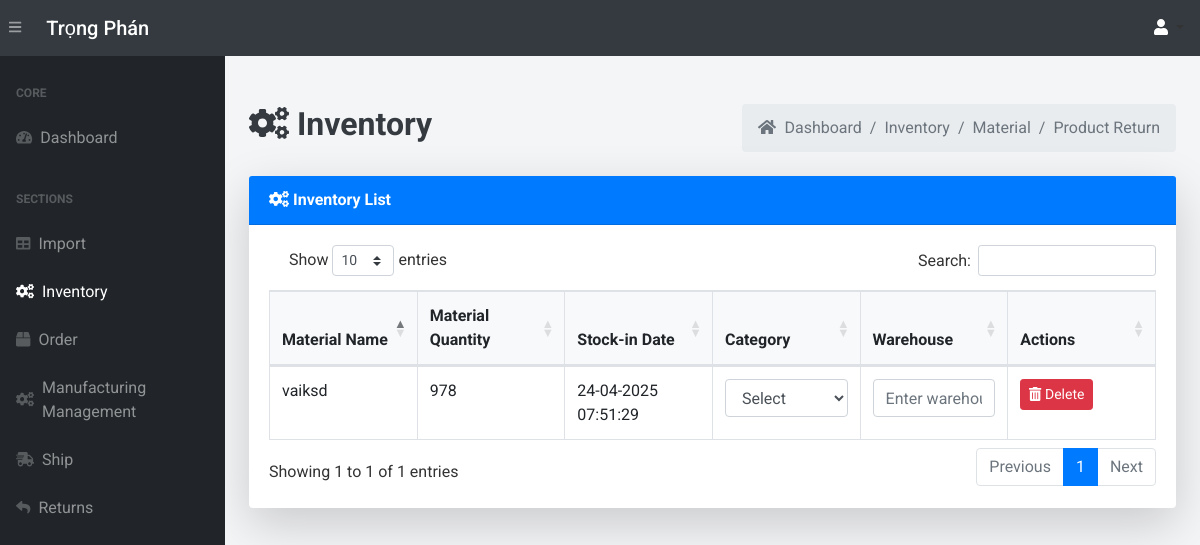
The page /inventory/ (signed in) on the database as committed earlier.
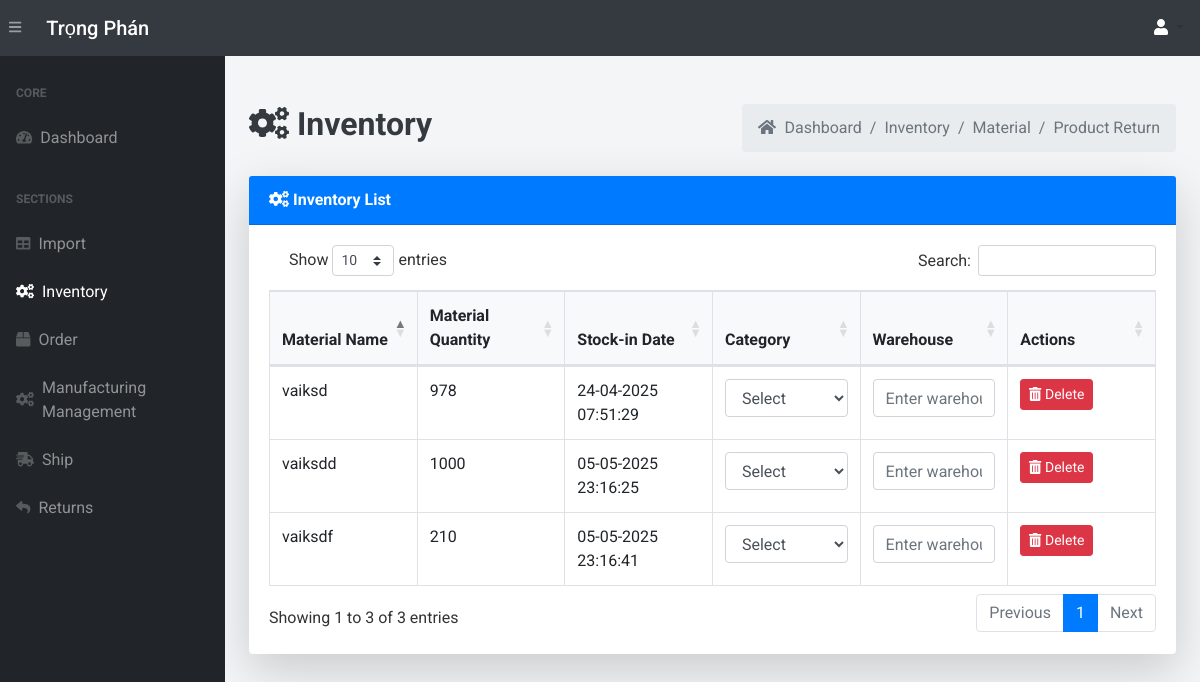
The same page on the database as committed later.
### app.py (models this page shows, shortened)
class Inventory(db.Model):
    __tablename__ = 'inventory'
    stockTran_id = db.Column(db.Integer, primary_key=True)  # Unique ID for the inventory record
    product_name = db.Column(db.String(255), nullable=False)  # Name of the product
    quantity = db.Column(db.Integer, nullable=False, default=0)  # Quantity of the product in stock
    transaction_type = db.Column(db.String(50), nullable=False)  # "Addition" or "Removal"
    transaction_date = db.Column(db.DateTime, default=vietnam_now)  # Date of transaction
    import_id = db.Column(db.Integer, db.ForeignKey('imports.import_id'), nullable=False)  # Foreign Key to Import (raw material)
    import_data = db.relationship('Import', backref='inventory_records', lazy=True)
    category = db.Column(db.String(255))
    warehouse=db.Column(db.String(255))

class Import(db.Model):
    __tablename__ = 'imports'
    import_id = db.Column(db.Integer, primary_key=True, autoincrement=True)
    material_name = db.Column(db.String(255), nullable=False)
    material_description = db.Column(db.String(255))
    quantity_in_stock = db.Column(db.Integer, default=0)
    reorder_level = db.Column(db.Integer, default=30)
    sup_name = db.Column(db.String(255), nullable=False)
    sup_contact_info = db.Column(db.String(255), nullable=False)
    sup_address = db.Column(db.String(255), nullable=False)
    status = db.Column(db.String(50), default="Supplying")
    section_name = db.Column(db.String(255))  # Section name for classification
    category = db.Column(db.String(255))  # Category of the material

### app.py (the view)
@app.route('/inventory/')
@login_required
def view_inventory():
    inventory = Inventory.query.all()
    low_stock_items = [item for item in inventory if item.quantity <= item.import_data.reorder_level]
    imports = Import.query.all()
    return render_template("inventory.html", inventory=inventory, imports=imports,low_stock_items=low_stock_items )

### app.py (called while the page is built, shortened)
@login_manager.user_loader
def load_user(user_id):
    return User.query.get(int(user_id))

def add_monthly_data():
    current_year = datetime.now().year
    months = [f"{current_year}-{str(month).zfill(2)}" for month in range(1, 4)]  # Tháng 1 đến tháng 6
    for month in months:
        existing_month_data = db.session.query(Order).filter(Order.order_date.like(f'{month}%')).first()
    db.session.commit()

@app.before_request
def initialize_data():
    add_monthly_data()

### templates/inventory.html (shortened to what the changed rows need)
{% extends 'base.html' %}
{% block content %}
<main>
    <div class="container-fluid mt-5">
        <div class="d-flex justify-content-between align-items-center mb-4">
            <h1 class="text-dark font-weight-bold"  style="font-size: 2rem;">
                <i class="fas fa-cogs"></i> Inventory</h1>
        </div>
        <div class="card shadow-lg border-0 mb-4">
            <div class="card-header bg-primary text-white font-weight-bold">
                <i class="fas fa-cogs"></i> Inventory List
            </div>
            <div class="card-body">
                <table class="table table-bordered table-hover" id="dataTable" width="100%" cellspacing="0" style="table-layout: fixed;">
                    <thead class="bg-light">
                        <tr>
                            <th>Material Name</th>
                            <th>Material Quantity</th>
                            <th>Stock-in Date</th>
                            <th>Category</th>
                            <th>Warehouse</th>
                            <th>Actions</th>
                        </tr>
                    </thead>
                    <tbody>
                        {% for item in inventory %}
                        <tr>
                            <td>{{ item.import_data.material_name }}</td>
                            <td>
                                {% if item.quantity < item.import_data.reorder_level %}
                                    <span class="text-danger">Stock is low! Please update records.</span>
                                {% else %}
                                    {{ item.quantity }}
                                {% endif %}
                            </td>
                            <td>{{ item.transaction_date.strftime('%d-%m-%Y %H:%M:%S') }}</td>
                            <td>
                                {% if item.category is none %}
                                    <form action="{{ url_for('classify_material', inventory_id=item.stockTran_id) }}" method="POST" class="d-flex flex-column align-items-start">
                                        <select name="category" required class="form-control mb-2">
                                            <option value="" disabled selected>Select</option>
                                        </select>
                                    </form>
                                {% else %}
                                    {{ item.category }}
                                {% endif %}
                            </td>
                            <td>
                                {% if item.warehouse is none %}
                                    <form action="{{ url_for('classify_warehouse', inventory_id=item.stockTran_id) }}" method="POST" class="d-flex flex-column align-items-start">
                                        <input type="text" name="warehouse" placeholder="Enter warehouse" required class="form-control mb-2">
                                    </form>
                                {% else %}
                                    {{ item.warehouse }}
                                {% endif %}
                            </td>
                            <td>
                                {% if item.import_data and item.quantity < item.import_data.reorder_level %}
                                    <a href="{{ url_for('create_purchase_request', import_id=item.stockTran_id) }}" class="btn btn-primary btn-sm hover-shadow">
                                        <i class="fas fa-cart-plus"></i> Create Purchase
                                    </a>
                                {% else %}
                                <form action="{{ url_for('delete_inventory', inventory_id=item.stockTran_id) }}" method="POST" style="display:inline;">
                                    <button type="submit" class="btn btn-danger btn-sm hover-shadow" onclick="return confirm('Are you sure you want to delete this inventory item?')">
                                        <i class="fas fa-trash-alt"></i> Delete
                                    </button>
                                </form>
                                {% endif %}
                            </td>
                        </tr>
                        {% endfor %}
                    </tbody>
                </table>
            </div>
        </div>
    </div>
</main>
{% endblock %}

Rows that differ between the two databases and show on the page:
added Inventory: import_data.material_name "vaiksdd", quantity "1000", transaction_date "05-05-2025 23:16:25"
added Inventory: import_data.material_name "vaiksdf", quantity "210", transaction_date "05-05-2025 23:16:41"
Other text that changed with them:
text written by a page script: "Show entries Search: Showing 1 to 1 of 1 entries Previous 1 Next" → "Show entries Search: Showing 1 to 3 of 3 entries Previous 1 Next"
